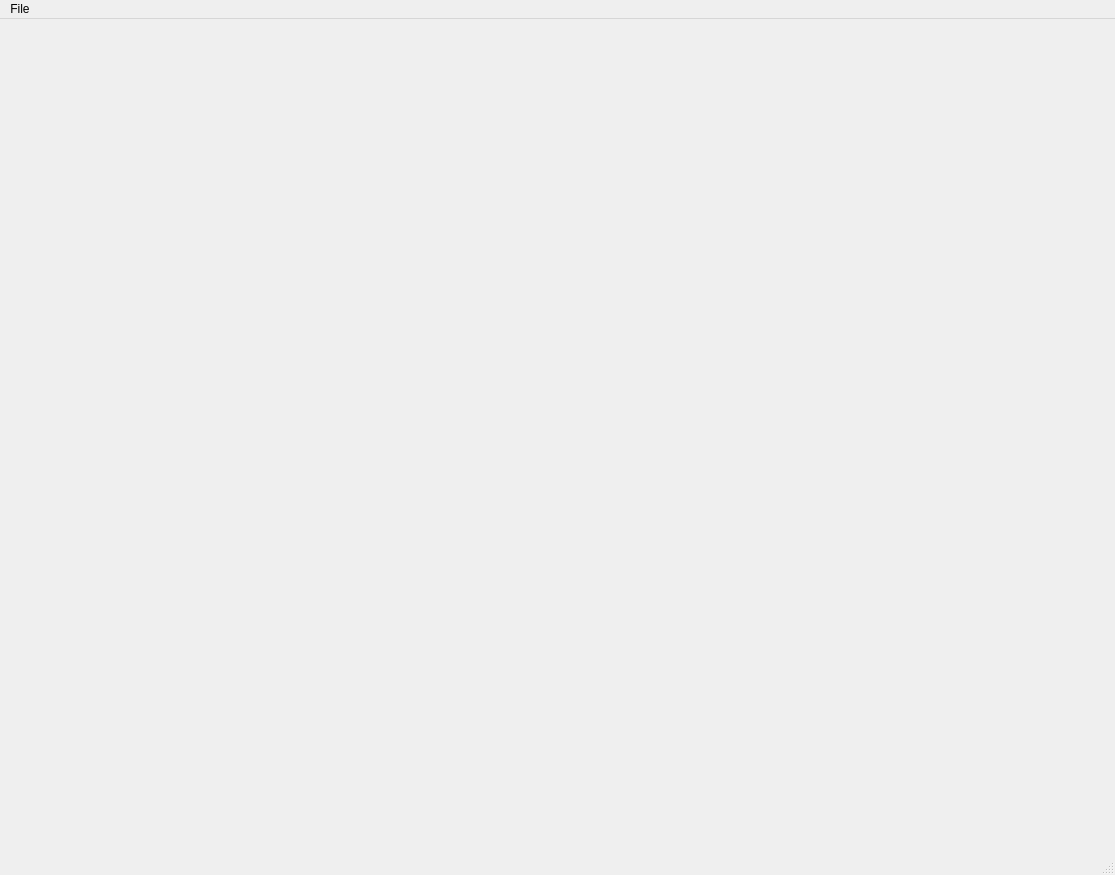
<?xml version="1.0" encoding="UTF-8"?>
<ui version="4.0">
 <class>MainWindow</class>
 <widget class="QMainWindow" name="MainWindow">
  <property name="geometry">
   <rect>
    <x>0</x>
    <y>0</y>
    <width>1115</width>
    <height>875</height>
   </rect>
  </property>
  <property name="windowTitle">
   <string>PoleSeeker</string>
  </property>
  <widget class="QWidget" name="centralwidget"/>
  <widget class="QMenuBar" name="menubar">
   <property name="geometry">
    <rect>
     <x>0</x>
     <y>0</y>
     <width>1115</width>
     <height>25</height>
    </rect>
   </property>
   <widget class="QMenu" name="menuFile">
    <property name="title">
     <string>File</string>
    </property>
    <addaction name="actionCamera"/>
    <addaction name="actionQuit"/>
   </widget>
   <addaction name="menuFile"/>
  </widget>
  <widget class="QStatusBar" name="statusbar"/>
  <action name="actionQuit">
   <property name="text">
    <string>Quit</string>
   </property>
   <property name="statusTip">
    <string>Exit poleseeker</string>
   </property>
  </action>
  <action name="actionCamera">
   <property name="text">
    <string>Camera</string>
   </property>
   <property name="statusTip">
    <string>Change camera settings</string>
   </property>
  </action>
 </widget>
 <resources/>
 <connections/>
</ui>
